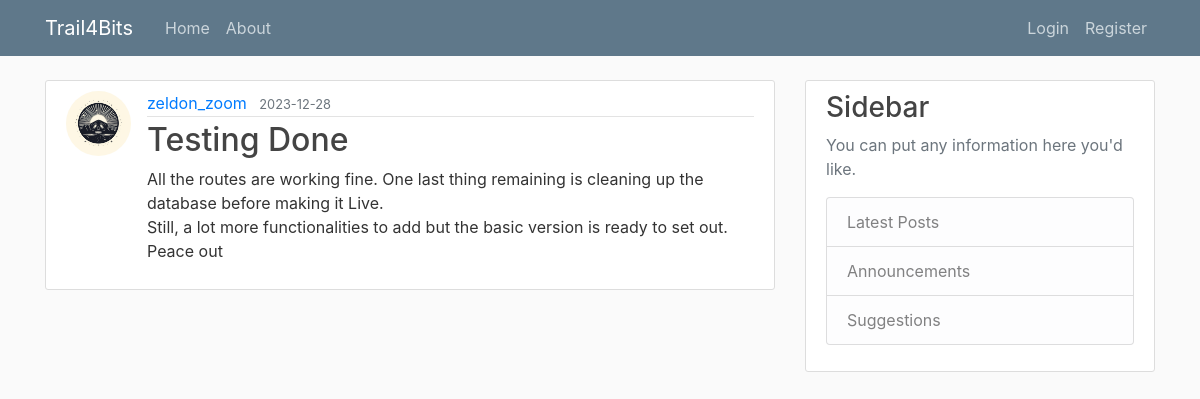
The app's page /post/19 with its own data.
### flaskblog/models.py (models this page shows, shortened)
class User(db.Model, UserMixin):
    id=db.Column(db.Integer, primary_key=True, )
    username= db.Column(db.String(20), unique=True, nullable=False )
    email=db.Column(db.String(120), nullable=False)
    image_file=db.Column(db.String(120), nullable=False, default='default.jpg')
    password=db.Column(db.String(60), nullable=False)
    posts=db.relationship('Post', backref='author', lazy=True)

class Post(db.Model):
    id=db.Column(db.Integer, primary_key=True)
    title= db.Column(db.String(120), nullable=False)
    content= db.Column(db.Text, nullable=False)
    date_posted= db.Column(db.DateTime, nullable=False, default=datetime.utcnow)
    user_id= db.Column(db.Integer, db.ForeignKey('user.id'), nullable=False)

### flaskblog/posts/routes.py (the view)
@posts.route("/post/<int:post_id>")
def post(post_id):
     post = Post.query.get_or_404(post_id)
     return render_template('post.html', title=post.title, post_id = post.id, legend='New Post', post=post)

### flaskblog/templates/post.html (shortened to what this page needs)
{% extends "layout.html"%}
{% block content %}
    <article class="media content-section">
        <img class="rounded-circle article-img" src="{{ url_for('static', filename='Profile_Pictures/' + post.author.image_file) }} ">
        <div class="media-body">
          <div class="article-metadata">
            <a class="mr-2" href="{{ url_for('users.user_posts', username=post.author.username, page=page_num) }}">{{ post.author.username}}</a>
            <small class="text-muted">{{ post.date_posted.strftime('%Y-%m-%d') }}</small>
          </div>
          <h2 class="article-title">{{ post.title }}</h2>
          <p class="article-content">{{ post.content }}</p>
        </div>
    </article>
{% endblock content%}

### flaskblog/static/main.css (style rules this page uses)
body { background: #fafafa; color: #333333; margin-top: 5rem; }
h1, h2, h3, h4, h5, h6 { color: #444444; }
.content-section { background: #ffffff; padding: 10px 20px; border: 1px solid #dddddd; border-radius: 3px; margin-bottom: 20px; }
.article-title { color: #444444; }
.article-content { white-space: pre-line; }
.article-img { height: 65px; width: 65px; margin-right: 16px; }
.article-metadata { padding-bottom: 1px; margin-bottom: 4px; border-bottom: 1px solid #e3e3e3 }

### records on screen
User: image_file (picture), author.username "zeldon_zoom"
Post: date_posted "2023-12-28", title "Testing Done", content "All the routes are working fine. One last thing remaining is cleaning up the database before making it Live. Still, a lot more functionalities to add but the basic version is ready to set out. Peace out"
